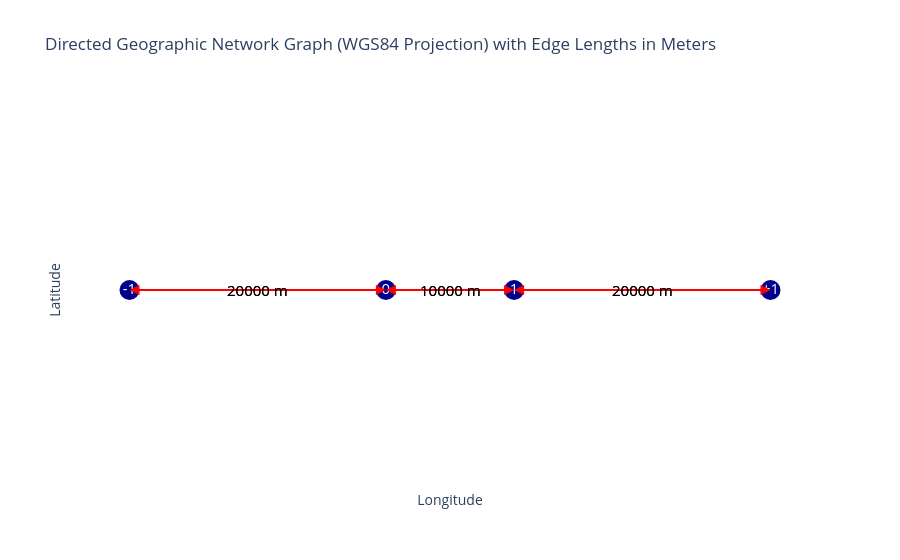

The notebook cell this image was saved under:
### Code cell
graph_module.plot_graph(graph)

### Figure 1 — Plotly figure (JSON) as saved in the notebook; plotly's stock layout.template omitted (floating-point values rounded to 4 significant figures)
{"data": [{"hoverinfo": "none", "line": {"color": "red", "width": 2}, "mode": "lines", "type": "scatter", "x": [-0.2246, -0.04492], "y": [0, 0]}, {"hoverinfo": "none", "line": {"color": "red", "width": 2}, "mode": "lines", "type": "scatter", "x": [-0.04492, -0.2246], "y": [0, 0]}, {"hoverinfo": "none", "line": {"color": "red", "width": 2}, "mode": "lines", "type": "scatter", "x": [-0.04492, 0.04492], "y": [0, 0]}, {"hoverinfo": "none", "line": {"color": "red", "width": 2}, "mode": "lines", "type": "scatter", "x": [0.04492, -0.04492], "y": [0, 0]}, {"hoverinfo": "none", "line": {"color": "red", "width": 2}, "mode": "lines", "type": "scatter", "x": [0.04492, 0.2246], "y": [0, 0]}, {"hoverinfo": "none", "line": {"color": "red", "width": 2}, "mode": "lines", "type": "scatter", "x": [0.2246, 0.04492], "y": [0, 0]}, {"hoverinfo": "text", "marker": {"color": "darkblue", "size": 20}, "mode": "markers+text", "text": ["-1", "0", "1", "+1"], "textfont": {"color": "white", "size": 15}, "textposition": "middle center", "type": "scatter", "x": [-0.2246, -0.04492, 0.04492, 0.2246], "y": [0, 0, 0, 0]}], "layout": {"annotations": [{"arrowcolor": "red", "arrowhead": 2, "arrowsize": 2, "arrowwidth": 1, "ax": -0.2246, "axref": "x", "ay": 0, "ayref": "y", "showarrow": true, "x": -0.04492, "xref": "x", "y": 0, "yref": "y"}, {"arrowcolor": "red", "arrowhead": 2, "arrowsize": 2, "arrowwidth": 1, "ax": -0.04492, "axref": "x", "ay": 0, "ayref": "y", "showarrow": true, "x": -0.2246, "xref": "x", "y": 0, "yref": "y"}, {"arrowcolor": "red", "arrowhead": 2, "arrowsize": 2, "arrowwidth": 1, "ax": -0.04492, "axref": "x", "ay": 0, "ayref": "y", "showarrow": true, "x": 0.04492, "xref": "x", "y": 0, "yref": "y"}, {"arrowcolor": "red", "arrowhead": 2, "arrowsize": 2, "arrowwidth": 1, "ax": 0.04492, "axref": "x", "ay": 0, "ayref": "y", "showarrow": true, "x": -0.04492, "xref": "x", "y": 0, "yref": "y"}, {"arrowcolor": "red", "arrowhead": 2, "arrowsize": 2, "arrowwidth": 1, "ax": 0.04492, "axref": "x", "ay": 0, "ayref": "y", "showarrow": true, "x": 0.2246, "xref": "x", "y": 0, "yref": "y"}, {"arrowcolor": "red", "arrowhead": 2, "arrowsize": 2, "arrowwidth": 1, "ax": 0.2246, "axref": "x", "ay": 0, "ayref": "y", "showarrow": true, "x": 0.04492, "xref": "x", "y": 0, "yref": "y"}, {"font": {"color": "black", "size": 15}, "showarrow": false, "text": "20000 m", "x": -0.1347, "y": 0}, {"font": {"color": "black", "size": 15}, "showarrow": false, "text": "20000 m", "x": -0.1347, "y": 0}, {"font": {"color": "black", "size": 15}, "showarrow": false, "text": "10000 m", "x": 0, "y": 0}, {"font": {"color": "black", "size": 15}, "showarrow": false, "text": "10000 m", "x": 0, "y": 0}, {"font": {"color": "black", "size": 15}, "showarrow": false, "text": "20000 m", "x": 0.1347, "y": 0}, {"font": {"color": "black", "size": 15}, "showarrow": false, "text": "20000 m", "x": 0.1347, "y": 0}], "plot_bgcolor": "white", "showlegend": false, "title": {"text": "Directed Geographic Network Graph (WGS84 Projection) with Edge Lengths in Meters"}, "xaxis": {"showgrid": false, "showticklabels": false, "title": {"text": "Longitude"}, "zeroline": false}, "yaxis": {"showgrid": false, "showticklabels": false, "title": {"text": "Latitude"}, "zeroline": false}}}
